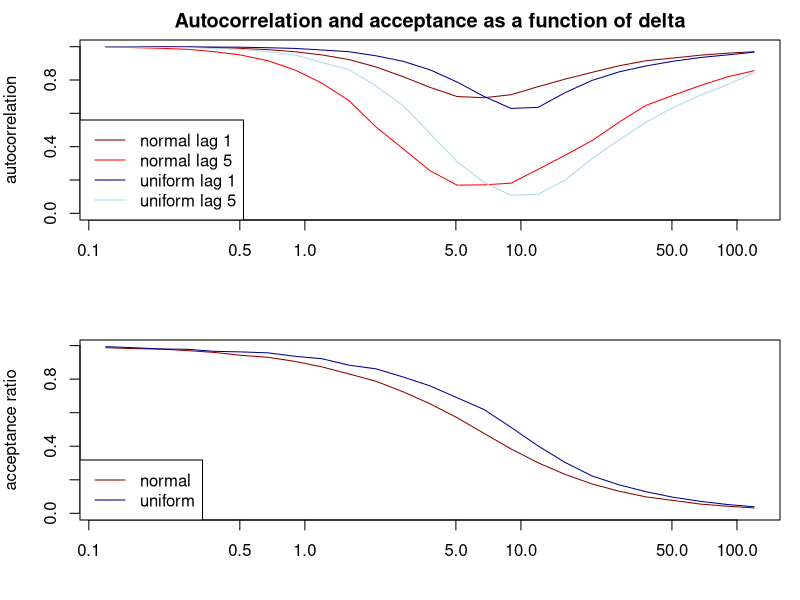

R code for this plot:
# I only implement the Metropolis samplers, the Gibbs sampler is basically implemented in hw2.R

metropolis <- function (n, B, rate, delta, init = min(B/2, rate), proposal = c("uniform", "normal")) {
  if (missing(proposal) || !(proposal %in% c("uniform", "normal")))
    stop("parameter 'proposal' should be either 'uniform' or 'normal'")
  if (init >= B || init <= 0)
    stop("init has to be positive and smaller than B")
  if (proposal == "uniform") {
    #f.prop.log <- function (x, theta, delta) dunif(x, min = theta-delta, max = theta+delta, log = T)
    gen.prop <- function (n, theta, delta) runif(n, min = theta-delta, max = theta+delta)
  } else {
    #f.prop.log <- function (x, theta, delta) dnorm(x, mean = theta, sd = delta, log = T)
    gen.prop <- function (n, theta, delta) rnorm(n, mean = theta, sd = delta)
  }
  f.true.log <- function (x, B, rate) ifelse(x > 0 && x < B, dexp(x, rate = rate, log = T), -Inf)
  
  x.vec <- rep(0, n)
  x.vec[1] <- init
  for (i in seq(2, n)) {
    x.prev <- x.vec[i-1]
    x.new <- gen.prop(1, x.prev, delta)
    if (log(runif(1)) < f.true.log(x.new, B, rate) - f.true.log(x.prev, B, rate)) {  # accept
      x.vec[i] <- x.new
    } else {
      x.vec[i] <- x.prev
    }
  }
  x.vec
}

# autocorrelation as a function of delta
n <- 40000
B <- 12
delta.n <- 25
delta.values <- exp(seq(log(B/100), log(10*B), length.out = delta.n))
metro.ac.norm1 <- rep(0, delta.n)
metro.ac.unif1 <- rep(0, delta.n)
metro.ac.norm5 <- rep(0, delta.n)
metro.ac.unif5 <- rep(0, delta.n)
metro.accept.norm <- rep(0, delta.n)
metro.accept.unif <- rep(0, delta.n)
for (i in seq_len(delta.n)) {
  metro.norm <- metropolis(n, B, .1, delta.values[i], proposal = "normal")
  metro.unif <- metropolis(n, B, .1, delta.values[i], proposal = "uniform")
  metro.ac.norm1[i] <- acf(metro.norm, plot = F)[[1]][2]  # extract the lag 1 autocorrelation
  metro.ac.unif1[i] <- acf(metro.unif, plot = F)[[1]][2]
  metro.ac.norm5[i] <- acf(metro.norm, plot = F)[[1]][6]  # extract the lag 5 autocorrelation
  metro.ac.unif5[i] <- acf(metro.unif, plot = F)[[1]][6]
  metro.accept.norm[i] <- 1 - (sum(metro.norm[-1] == metro.norm[-n]) / (n-1))  # accepting but staying has probability 0
  metro.accept.unif[i] <- 1 - (sum(metro.unif[-1] == metro.unif[-n]) / (n-1))
}

opar <- par(mfcol = c(2, 1), mar = c(4, 4, 2, 1))
plot(delta.values, metro.ac.norm1, type = "l",
     ylim = c(0, 1), col = "dark red",
     xlab = "", ylab = "autocorrelation", main = "Autocorrelation and acceptance as a function of delta",
     log = "x")
lines(delta.values, metro.ac.unif1, col = "dark blue")
lines(delta.values, metro.ac.norm5, col = "red")
lines(delta.values, metro.ac.unif5, col = "light blue")
legend("bottomleft", lty = 1, col = c("dark red", "red", "dark blue", "light blue"),
       legend = c("normal lag 1", "normal lag 5", "uniform lag 1", "uniform lag 5"))

plot(delta.values, metro.accept.norm, type = "l",
     ylim = c(0, max(metro.accept.norm, metro.accept.unif)), col = "dark red",
     xlab = "", ylab = "acceptance ratio", main = NULL,
     log = "x")
lines(delta.values, metro.accept.unif, col = "dark blue")
legend("bottomleft", lty = 1, col = c("dark red", "dark blue"),
       legend = c("normal", "uniform"))
par(opar)

# acceptance ratio is decreasing with increasing delta because with larger delta
# we look further, and there's a high chance that we propose a value that has low
# probability of acceptance.
# autocorrelation looks a bit differently: it's almost 1 at the extrema but low in the middle.
# ac is influenced by both acceptance and the distance to which we jump on average when we accept,
# acceptance is high on the left but the jumps are too small, and acceptance is too low on the right.
